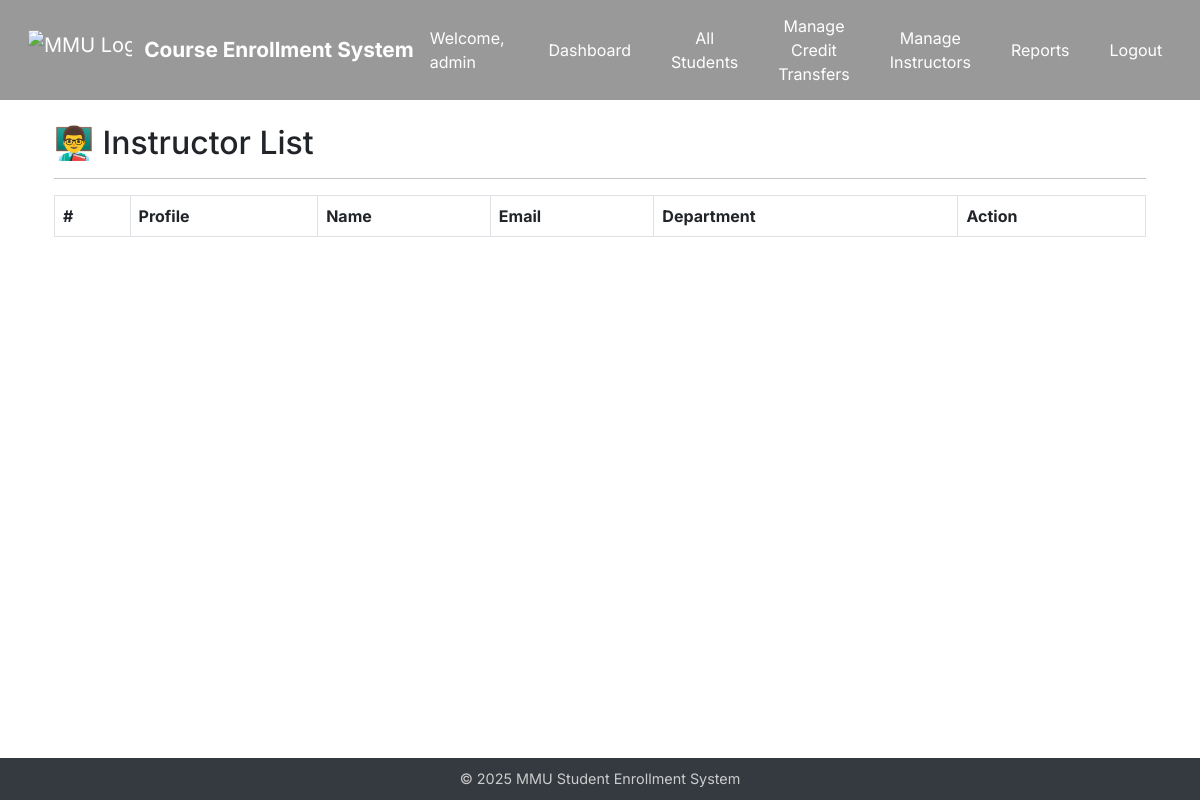
/admin/admin/instructors (signed in), run on an earlier commit of the app's database.
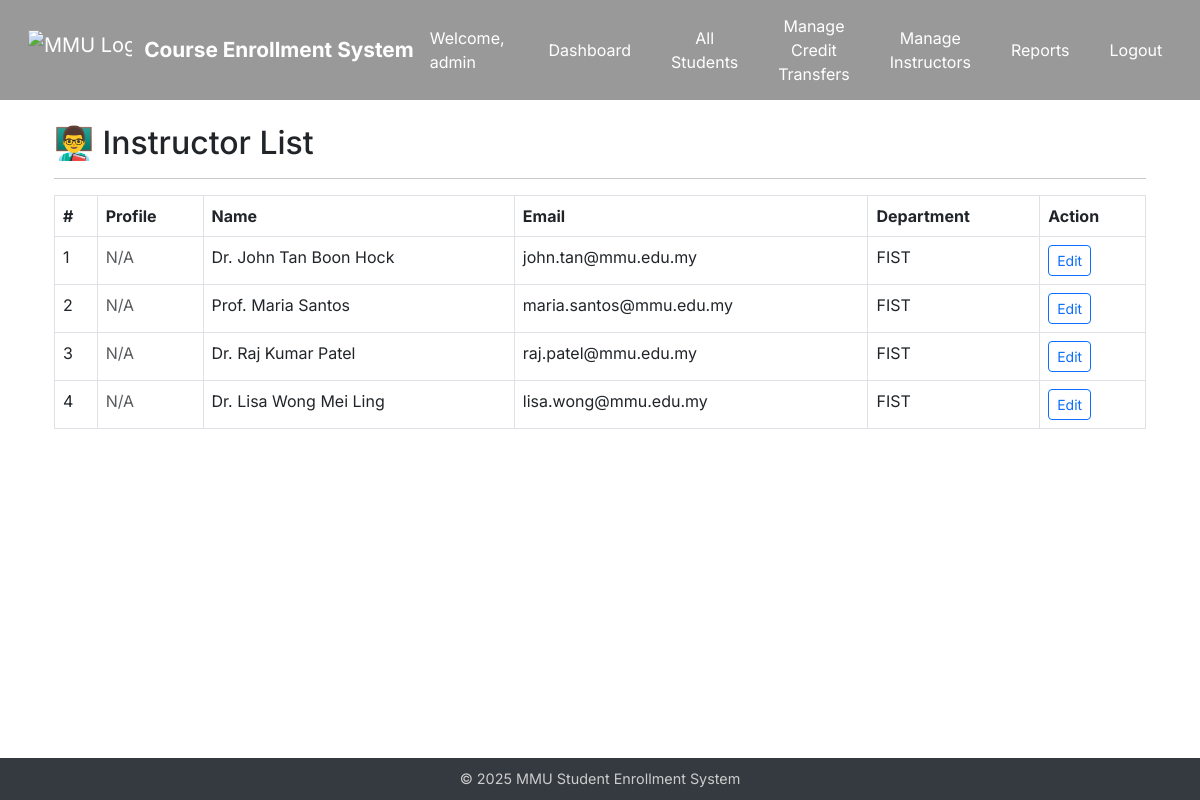
And on a later commit of the database.
### app/models.py (models this page shows, shortened)
class Admin(UserMixin, db.Model):
    id = db.Column(db.Integer, primary_key=True)
    username = db.Column(db.String(64), unique=True)
    password_hash = db.Column(db.String(128))
    @property
    def is_admin(self):
        return True

class Instructor(UserMixin, db.Model):
    id = db.Column(db.Integer, primary_key=True)
    name = db.Column(db.String(128), nullable=False)
    email = db.Column(db.String(128), unique=True, nullable=False)
    password_hash = db.Column(db.String(128))
    title = db.Column(db.String(64))
    department = db.Column(db.String(128))
    office = db.Column(db.String(128))
    phone = db.Column(db.String(32))
    biography = db.Column(db.Text)
    profile_pic = db.Column(db.String(128))

### app/routes/admin.py (the view)
@admin_bp.route("/admin/instructors")
@login_required
def admin_instructor_list():
    if not current_user.is_admin:
        abort(403)
    instructors = Instructor.query.all()
    return render_template("admin/instructor_list.html", instructors=instructors)

### app/templates/admin/instructor_list.html (shortened to what this page needs)
{% extends "base.html" %}
{% block content %}
<div class="container mt-4">
    <h2>👨‍🏫 Instructor List</h2>
    <hr>
    <table class="table table-bordered table-hover">
        <thead>
            <tr>
                <th>#</th>
                <th>Profile</th>
                <th>Name</th>
                <th>Email</th>
                <th>Department</th>
                <th>Action</th>
            </tr>
        </thead>
        <tbody>
            {% for instructor in instructors %}
            <tr>
                <td>{{ loop.index }}</td>
                <td>
                    {% if instructor.profile_pic %}
                        <img src="{{ url_for('static', filename='uploads/' + instructor.profile_pic) }}" width="50" height="50" class="rounded-circle">
                    {% else %}
                        <span class="text-muted">N/A</span>
                    {% endif %}
                </td>
                <td>{{ instructor.name }}</td>
                <td>{{ instructor.email }}</td>
                <td>{{ instructor.department }}</td>
                <td>
    <a href="{{ url_for('admin.admin_edit_instructor', id=instructor.id) }}" class="btn btn-sm btn-outline-primary">Edit</a>
</td>
            </tr>
            {% endfor %}
        </tbody>
    </table>
</div>
{% endblock %}

### app/templates/base.html (shortened to what this page needs)
<!DOCTYPE html>
<html lang="en">
<head>
  {% block head %}
  <link href="https://cdn.jsdelivr.net/npm/bootstrap@5.3.0/dist/css/bootstrap.min.css" rel="stylesheet">
  {% endblock %}
</head>
<body>
<nav id="navbar" class="navbar navbar-expand-lg navbar-dark navbar-transparent fixed-top px-3" style="background-color: rgba(0,0,0,0.4);">
  <div class="container-fluid">
    <a class="navbar-brand d-flex align-items-center" href="{{ url_for('shared.index') }}">
      <img src="{{ url_for('static', filename='image/Multimedia_University_secondary_logo_2020.png') }}" alt="MMU Logo">
      <span>Course Enrollment System</span>
    </a>
    <div class="ms-auto d-flex align-items-center">
            {% if current_user.is_authenticated %}
        <span class="text-white me-3">
          Welcome,
          {% if current_user.is_admin %}
            {{ current_user.username }}
          {% elif current_user.is_student %}
            {{ current_user.name }}
          {% elif current_user.is_instructor %}
            {{ current_user.name }}
          {% endif %}
        </span>
        {% if current_user.is_admin %}
          <a class="btn btn-nav" href="{{ url_for('admin.admin_dashboard') }}">Dashboard</a>
          <a class="btn btn-nav" href="{{ url_for('admin.admin_all_students') }}">All Students</a>
          <a class="btn btn-nav" href="{{ url_for('admin.admin_credit_transfer') }}">Manage Credit Transfers</a>
          <a class="btn btn-nav" href="{{ url_for('admin.admin_instructor_list') }}">Manage Instructors</a>
          <a class="btn btn-nav" href="{{ url_for('admin.admin_reports') }}">Reports</a>
          <a class="btn btn-nav" href="{{ url_for('admin.admin_logout') }}">Logout</a>
        {% elif current_user.is_student %}
          <a class="btn btn-nav" href="{{ url_for('student.dashboard') }}">Dashboard</a>
          <a class="btn btn-nav" href="{{ url_for('student.profile') }}">My Profile</a>
          <a class="btn btn-nav" href="{{ url_for('student.finance') }}">Finance</a>
          <a class="btn btn-nav" href="{{ url_for('shared.logout') }}">Logout</a>
        {% endif %}
      {% endif %}
    </div>
  </div>
</nav>
<main class="{% if request.endpoint == 'shared.index' %}{% else %}container{% endif %}" style="padding-top: 100px;">
  {% block content %}{% endblock %}
</main>
<footer>
  © 2025 MMU Student Enrollment System
</footer>
</body>
</html>

### app/templates/base.html (style rules this page uses)
body { margin: 0; padding: 0; min-height: 100vh; display: flex; flex-direction: column; font-family: 'Inter', sans-serif; background-color: transparent; }
main { flex: 1; }
footer { background: #343a40; color: #ccc; text-align: center; padding: 10px 0; font-size: 0.9rem; }
.navbar-transparent { background-color: rgba(0, 0, 0, 0.4) !important; backdrop-filter: blur(2px); -webkit-backdrop-filter: blur(2px); box-shadow: none !important; border: none !important; }
.navbar-brand img { height: 40px; margin-right: 12px; }
.navbar-brand span { color: white; font-size: 1.3rem; font-weight: bold; }
.btn-nav { background: transparent; color: white; border: none; font-size: 1rem; margin-left: 1rem; }

What changed in the data, as far as the page shows it:
added Instructor: shows "N/A", name "Dr. John Tan Boon Hock", email "john.tan@mmu.edu.my", department "FIST"
added Instructor: shows "N/A", name "Prof. Maria Santos", email "maria.santos@mmu.edu.my", department "FIST"
added Instructor: shows "N/A", name "Dr. Raj Kumar Patel", email "raj.patel@mmu.edu.my", department "FIST"
added Instructor: shows "N/A", name "Dr. Lisa Wong Mei Ling", email "lisa.wong@mmu.edu.my", department "FIST"
